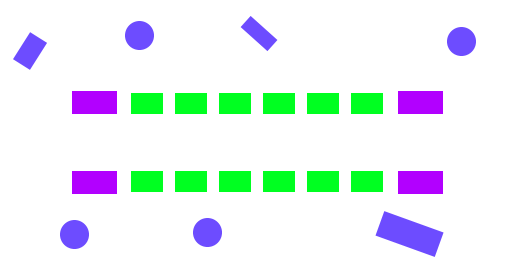
#> input picture harness_designer/image/connectors/X120-M_pin_mask.png, 526 x 262 px, found by its file name
$ python detecting_rects_circles.py
#> lines starting #> are read from the running program, lines starting #| are printed output that depends on the picture; long printed decimals are rounded
from PIL import Image, ImageFilter
import numpy as np
import math

img = Image.open(r'C:\Users\drsch\PycharmProjects\harness_designer\harness_designer\image\connectors\X120-M_pin_mask.png').convert('RGBA')
#> img is the input picture: PIL image 526x262 RGBA; mean R, G, B, A 10, 18.2, 20.4, 32.7


width, height = img.size
#> width = 526; height = 262
rects = []

SHAPE_RECT = 1
SHAPE_CIRCLE = 2

img2 = Image.new('RGBA', (width, height))
#> img2: PIL image 526x262 RGBA; every value is 0


def get_angle(coord1, coord2):
    p1, p2 = coord1
    p3, p4 = coord2

    r = math.atan2(p4 - p2, p3 - p1)
    angle = math.degrees(r)

    if angle < 0:
        angle += 360

    return angle


def get_rotation_matrix(angle) -> np.array:
    x_angle = np.radians(0.0)
    y_angle = np.radians(0.0)
    z_angle = np.radians(angle)

    Rx = np.array([[1, 0, 0],
                   [0, np.cos(x_angle), -np.sin(x_angle)],
                   [0, np.sin(x_angle), np.cos(x_angle)]])

    Ry = np.array([[np.cos(y_angle), 0, np.sin(y_angle)],
                   [0, 1, 0],
                   [-np.sin(y_angle), 0, np.cos(y_angle)]])

    Rz = np.array([[np.cos(z_angle), -np.sin(z_angle), 0],
                   [np.sin(z_angle), np.cos(z_angle), 0],
                   [0, 0, 1]])

    return Rz @ Ry @ Rx


R180 = get_rotation_matrix(180.0)


class Circle:
    def __init__(self, x1, y1, x2, y2):
        self.x = abs(((x2 - x1) / 2.0))
        self.y = abs(((y2 - y1) / 2.0))

        if x1 <= x2:
            self.x += x1
        else:
            self.x += x2

        if y1 <= y2:
            self.y += y1
        else:
            self.y += y2

        self.x1 = x1
        self.y1 = y1
        self.x2 = x2
        self.y2 = y2
        self.diameter = abs(x2 - x1)
        self.radius = abs(((x2 - x1) / 2.0))

    def __str__(self):
        return (f'Circle(x={self.x}, y={self.y}, x1={self.x1}, y1={self.y1}, '
                f'x2={self.x2}, y2={self.y2}, radius={self.radius}, '
                f'dia={self.diameter})')


class Rect:

    def __init__(self, x1, y1, x2, y2, width, height, angle):
        self.x1 = x1
        self.y1 = y1
        self.x2 = x2
        self.y2 = y2

        self.width = width
        self.height = height
        self.angle = angle

    def __str__(self):
        return f'Rect(x1={self.x1}, y1={self.y1}, x1={self.x2}, y2={self.y2}, width={self.width}, height={self.height}, angle={self.angle})'


class Shape:

    def __init__(self, x1, y1):
        self._x1 = x1
        self._y1 = y1
        self._x2 = None
        self._y2 = None
        self.pixels = [[x1, y1]]
        self.shape = SHAPE_RECT

    def hit_test(self, x, y):
        for x1, y1 in self.pixels:
            for off_x, off_y in (
                (1, 0),
                (-1, 0),
                (0, 1),
                (0, -1),
                (-1, -1),
                (-1, 1),
                (1, -1),
                (1, 1),
            ):
                if x1 + off_x == x and y1 + off_y == y:
                    self.pixels.append([x, y])
                    return True
        try:
            v = img.getpixel((x + 1, y))
            if v:
                for x1, y1 in self.pixels:
                    for off_x, off_y in (
                        (1, 0),
                        (-1, 0),
                        (0, 1),
                        (0, -1),
                        (-1, -1),
                        (-1, 1),
                        (1, -1),
                        (1, 1),
                    ):
                        if x1 + off_x == x + 1 and y1 + off_y == y:
                            self.pixels.append([x, y])
                            return True
        except:
            pass

        return False

    def process(self):
        pixels = [p + [0] for p in self.pixels]
        pixels = np.array(pixels, dtype=float)

        xs = pixels[:, 0]
        ys = pixels[:, 1]
        x1 = min(xs.tolist())
        y1 = min(ys.tolist())
        x2 = max(xs.tolist())
        y2 = max(ys.tolist())

        center_x = x1 + ((x2 - x1) / 2.0)
        center_y = y1 + ((y2 - y1) / 2.0)

        max_xs = None
        max_ys = None

        min_xs = None
        min_ys = None

        for p in self.pixels:
            if p[0] == x2:
                if max_xs is None:
                    max_xs = p
                elif max_xs[1] < p[1]:
                    max_xs = p
            if p[1] == y2:
                if max_ys is None:
                    max_ys = p
                elif max_ys[0] < p[0]:
                    max_ys = p

            if p[0] == x1:
                if min_xs is None:
                    min_xs = p
                elif min_xs[1] < p[1]:
                    min_xs = p
            if p[1] == y1:
                if min_ys is None:
                    min_ys = p
                elif min_ys[0] < p[0]:
                    min_ys = p

        if max_xs is None or max_ys is None:
            raise RuntimeError

        if max_xs != max_ys:
            p1x, p1y = max_xs
            p2x, p2y = max_ys

            r_side_x = (p1x + p2x) / 2.0
            r_side_y = (p1y + p2y) / 2.0
        else:
            r_side_x = x2
            r_side_y = (y1 + y2) / 2.0

        center = np.array([center_x, center_y, 0.0], dtype=float)

        angle = get_angle((center_x, center_y), (r_side_x, r_side_y))

        R = get_rotation_matrix(angle - 359)
        arr = np.array([min_xs + [0.0], min_ys + [0.0], max_xs + [0.0], max_ys + [0.0]], dtype=float)
        arr -= center
        arr @= R
        arr += center

        tl = (min(arr[:, 0]), min(arr[:, 1]))
        br = (max(arr[:, 0]), max(arr[:, 1]))

        width = br[0] - tl[0] + 1
        height = br[1] - tl[1] + 1

        R = get_rotation_matrix(angle - 45.0)

        rpixels = [p + [0] for p in self.pixels]
        rpixels = np.array(rpixels, dtype=float)
        rpixels -= center
        rpixels @= R
        rpixels += center

        if angle != 0.0:
            R = get_rotation_matrix(angle)
            arr = np.array([tl + (0.0,), br + (0.0,)], dtype=float)
            arr -= center
            arr @= R
            arr += center

            tl, br = [tuple(itm.tolist()[:-1]) for itm in arr]
        else:
            tl, br = ((x1, y1), (x2, y2))

        rpixels = rpixels.tolist()
        pixels = pixels.tolist()

        for p in rpixels:
            if p not in pixels:
                return Rect(*(tl + br + (width, height, angle)))
        # tuple(self.pixels[0]) + tuple(self.pixels[-1])
        return Circle(*(tl + br))


img = img.convert('RGB')
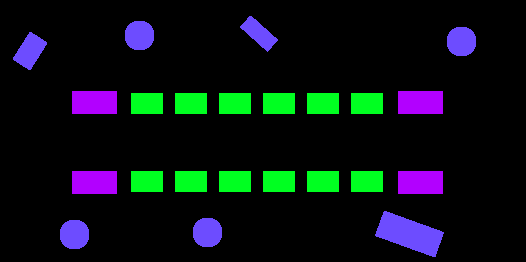
#> img: PIL image 526x262 RGB; mean R, G, B 10, 18.2, 20.4
img = img.convert("L")
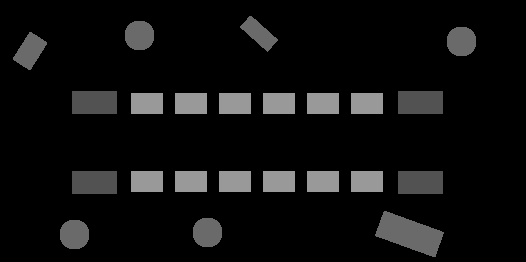
#> img: PIL image 526x262 L; min 0, max 153, mean 15.9
img = img.filter(ImageFilter.FIND_EDGES)
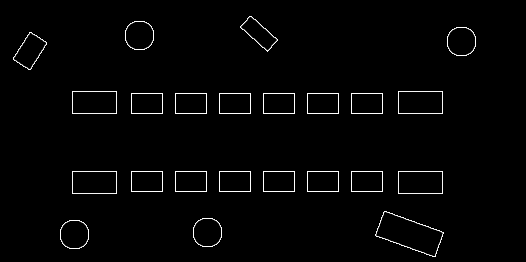
#> img: PIL image 526x262 L; min 0, max 255, mean 4.6

vals = set()
for y in range(height):
    for x in range(width):
        val = img.getpixel((x, y))
        if val:
            for rect in rects:
                if rect.hit_test(x, y):
                    break
            else:
                rects.append(Shape(x, y))
#> after the loop, rects = 23 items


shapes = [rect.process() for rect in rects]

for item in shapes:
    print(item)
#> this loop made 23 passes
#| Rect(x1=239.858, y1=39.641, x1=277.180, y2=27.262, width=37.119, height=16.543, angle=41.634)
#| Circle(x=141.535, y=32.623, x1=124.915, y1=30.245, x2=158.154, y2=35.000, radius=16.620, dia=33.239)
#| Circle(x=463.535, y=38.623, x1=446.915, y1=36.245, x2=480.154, y2=41.000, radius=16.620, dia=33.239)
#| Rect(x1=12.440, y1=43.188, x1=48.336, y2=57.531, width=22.055, height=33.418, angle=35.218)
#| Rect(x1=72.0, y1=91.0, x1=116.0, y2=113.0, width=44.993, height=23.765, angle=0.0)
#| Rect(x1=398.0, y1=91.0, x1=442.0, y2=113.0, width=44.993, height=23.765, angle=0.0)
#| Rect(x1=131.0, y1=93.0, x1=162.0, y2=113.0, width=31.995, height=21.538, angle=0.0)
#| Rect(x1=175.0, y1=93.0, x1=206.0, y2=113.0, width=31.995, height=21.538, angle=0.0)
#> (further printed lines are left out)

img2.show()
